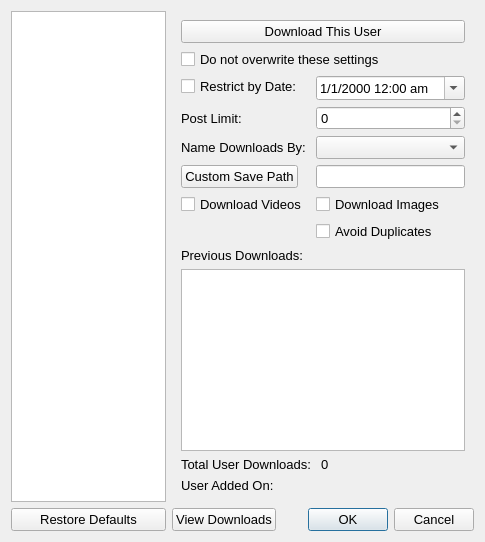
<?xml version="1.0" encoding="UTF-8"?>
<ui version="4.0">
 <class>user_settings_dialog</class>
 <widget class="QDialog" name="user_settings_dialog">
  <property name="geometry">
   <rect>
    <x>0</x>
    <y>0</y>
    <width>485</width>
    <height>542</height>
   </rect>
  </property>
  <property name="font">
   <font>
    <pointsize>10</pointsize>
   </font>
  </property>
  <property name="windowTitle">
   <string>User Settings</string>
  </property>
  <property name="windowIcon">
   <iconset>
    <normaloff>Images/settings_three_gears.png</normaloff>Images/settings_three_gears.png</iconset>
  </property>
  <property name="modal">
   <bool>false</bool>
  </property>
  <layout class="QGridLayout" name="gridLayout_5">
   <item row="0" column="0">
    <layout class="QGridLayout" name="gridLayout">
     <property name="sizeConstraint">
      <enum>QLayout::SetFixedSize</enum>
     </property>
     <property name="leftMargin">
      <number>0</number>
     </property>
     <item row="0" column="0">
      <widget class="QListWidget" name="user_list_widget">
       <property name="maximumSize">
        <size>
         <width>160</width>
         <height>16777215</height>
        </size>
       </property>
       <property name="font">
        <font>
         <pointsize>10</pointsize>
        </font>
       </property>
      </widget>
     </item>
    </layout>
   </item>
   <item row="1" column="2">
    <widget class="QDialogButtonBox" name="save_cancel_buton_box">
     <property name="standardButtons">
      <set>QDialogButtonBox::Cancel|QDialogButtonBox::Ok</set>
     </property>
    </widget>
   </item>
   <item row="1" column="0">
    <widget class="QPushButton" name="restore_defaults_button">
     <property name="toolTip">
      <string>&lt;html&gt;&lt;head/&gt;&lt;body&gt;&lt;p&gt;&lt;span style=&quot; font-size:10pt;&quot;&gt;Restore settings to the options in the master settings dialog&lt;/span&gt;&lt;/p&gt;&lt;/body&gt;&lt;/html&gt;</string>
     </property>
     <property name="text">
      <string>Restore Defaults</string>
     </property>
    </widget>
   </item>
   <item row="1" column="1">
    <widget class="QPushButton" name="view_downloads_button">
     <property name="toolTip">
      <string>View this users downloads (will only display downloads that are in the save path above)</string>
     </property>
     <property name="text">
      <string>View Downloads</string>
     </property>
    </widget>
   </item>
   <item row="0" column="1" colspan="2">
    <widget class="QStackedWidget" name="stacked_widget">
     <property name="currentIndex">
      <number>0</number>
     </property>
     <widget class="QWidget" name="page">
      <layout class="QGridLayout" name="gridLayout_4">
       <item row="1" column="0">
        <layout class="QFormLayout" name="formLayout">
         <property name="sizeConstraint">
          <enum>QLayout::SetMaximumSize</enum>
         </property>
         <property name="fieldGrowthPolicy">
          <enum>QFormLayout::AllNonFixedFieldsGrow</enum>
         </property>
         <item row="0" column="1">
          <widget class="QDateTimeEdit" name="date_limit_edit">
           <property name="toolTip">
            <string>&lt;html&gt;&lt;head/&gt;&lt;body&gt;&lt;p&gt;&lt;span style=&quot; font-size:10pt;&quot;&gt;The date and time (time is in 24 hour format) to restrict downloads to&lt;/span&gt;&lt;/p&gt;&lt;/body&gt;&lt;/html&gt;</string>
           </property>
           <property name="displayFormat">
            <string>M/d/yyyy hh:mm ap</string>
           </property>
           <property name="calendarPopup">
            <bool>true</bool>
           </property>
           <property name="timeSpec">
            <enum>Qt::LocalTime</enum>
           </property>
          </widget>
         </item>
         <item row="2" column="0">
          <widget class="QLabel" name="label_2">
           <property name="text">
            <string>Name Downloads By: </string>
           </property>
          </widget>
         </item>
         <item row="2" column="1">
          <widget class="QComboBox" name="name_downloads_combo"/>
         </item>
         <item row="5" column="1">
          <widget class="QCheckBox" name="avoid_duplicates_checkbox">
           <property name="text">
            <string>Avoid Duplicates</string>
           </property>
          </widget>
         </item>
         <item row="3" column="0">
          <widget class="QPushButton" name="cust_save_path_dialog">
           <property name="text">
            <string>Custom Save Path</string>
           </property>
          </widget>
         </item>
         <item row="3" column="1">
          <widget class="QLineEdit" name="custom_save_path_line_edit"/>
         </item>
         <item row="4" column="0">
          <widget class="QCheckBox" name="download_videos_checkbox">
           <property name="text">
            <string>Download Videos</string>
           </property>
          </widget>
         </item>
         <item row="4" column="1">
          <widget class="QCheckBox" name="download_images_checkbox">
           <property name="text">
            <string>Download Images</string>
           </property>
          </widget>
         </item>
         <item row="0" column="0">
          <widget class="QCheckBox" name="restrict_date_checkbox">
           <property name="text">
            <string>Restrict by Date:</string>
           </property>
          </widget>
         </item>
         <item row="1" column="0">
          <widget class="QLabel" name="label">
           <property name="text">
            <string>Post Limit:</string>
           </property>
          </widget>
         </item>
         <item row="1" column="1">
          <widget class="QSpinBox" name="post_limit_spinbox">
           <property name="accelerated">
            <bool>true</bool>
           </property>
           <property name="maximum">
            <number>1000</number>
           </property>
          </widget>
         </item>
        </layout>
       </item>
       <item row="0" column="0">
        <layout class="QGridLayout" name="gridLayout_3">
         <item row="0" column="0">
          <widget class="QPushButton" name="download_user_button">
           <property name="toolTip">
            <string>&lt;html&gt;&lt;head/&gt;&lt;body&gt;&lt;p&gt;&lt;span style=&quot; font-size:10pt;&quot;&gt;Download this user only with the settings as they are in this dialog&lt;/span&gt;&lt;/p&gt;&lt;/body&gt;&lt;/html&gt;</string>
           </property>
           <property name="text">
            <string>Download This User</string>
           </property>
          </widget>
         </item>
         <item row="1" column="0">
          <widget class="QCheckBox" name="do_not_edit_checkbox">
           <property name="toolTip">
            <string>&lt;html&gt;&lt;head/&gt;&lt;body&gt;&lt;p&gt;&lt;span style=&quot; font-size:10pt;&quot;&gt;If checked the changes made in this dialog will not be overwritten by the program when it is run.  The user date limit, avoid duplicates , and download naming method will all remain as they are when this dialog is saved.  The previous downloads will continue to be added to.&lt;/span&gt;&lt;/p&gt;&lt;/body&gt;&lt;/html&gt;</string>
           </property>
           <property name="text">
            <string>Do not overwrite these settings</string>
           </property>
          </widget>
         </item>
        </layout>
       </item>
       <item row="2" column="0" rowspan="2">
        <layout class="QGridLayout" name="gridLayout_2">
         <property name="sizeConstraint">
          <enum>QLayout::SetNoConstraint</enum>
         </property>
         <item row="3" column="0" colspan="3">
          <widget class="QLabel" name="user_added_label">
           <property name="text">
            <string>User Added On:</string>
           </property>
          </widget>
         </item>
         <item row="2" column="0">
          <widget class="QLabel" name="label_3">
           <property name="text">
            <string>Total User Downloads: </string>
           </property>
          </widget>
         </item>
         <item row="2" column="1">
          <widget class="QLabel" name="user_downloads_label">
           <property name="text">
            <string>0</string>
           </property>
          </widget>
         </item>
         <item row="1" column="0" colspan="3">
          <widget class="QListWidget" name="item_display_list">
           <property name="showDropIndicator" stdset="0">
            <bool>false</bool>
           </property>
           <property name="selectionMode">
            <enum>QAbstractItemView::ExtendedSelection</enum>
           </property>
          </widget>
         </item>
         <item row="0" column="0">
          <widget class="QLabel" name="item_display_list_label">
           <property name="text">
            <string>Previous Downloads:</string>
           </property>
          </widget>
         </item>
        </layout>
       </item>
      </layout>
     </widget>
     <widget class="QWidget" name="page_2">
      <layout class="QGridLayout" name="gridLayout_7">
       <item row="0" column="0">
        <layout class="QGridLayout" name="gridLayout_6">
         <item row="0" column="0">
          <widget class="QListWidget" name="user_content_list">
           <property name="selectionMode">
            <enum>QAbstractItemView::SingleSelection</enum>
           </property>
           <property name="resizeMode">
            <enum>QListView::Adjust</enum>
           </property>
           <property name="viewMode">
            <enum>QListView::IconMode</enum>
           </property>
           <property name="wordWrap">
            <bool>true</bool>
           </property>
          </widget>
         </item>
        </layout>
       </item>
      </layout>
     </widget>
    </widget>
   </item>
  </layout>
 </widget>
 <resources/>
 <connections/>
</ui>
